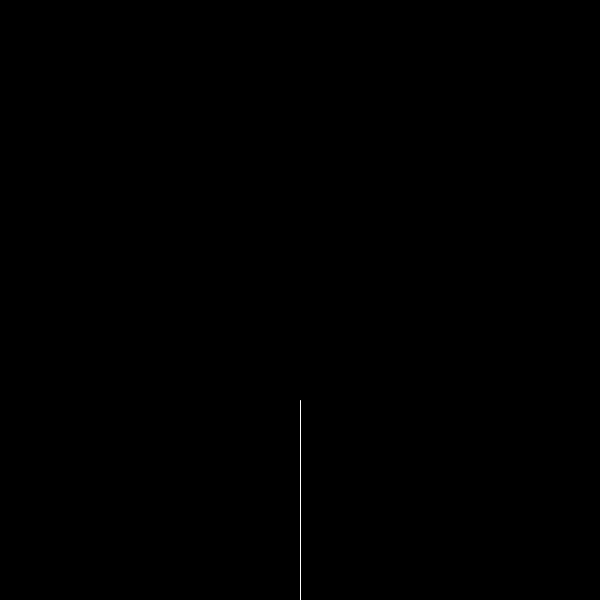
Frame 1 (no input)
Frame 60 (the mouse pressed at the canvas centre just before this capture): identical to frame 1, image omitted
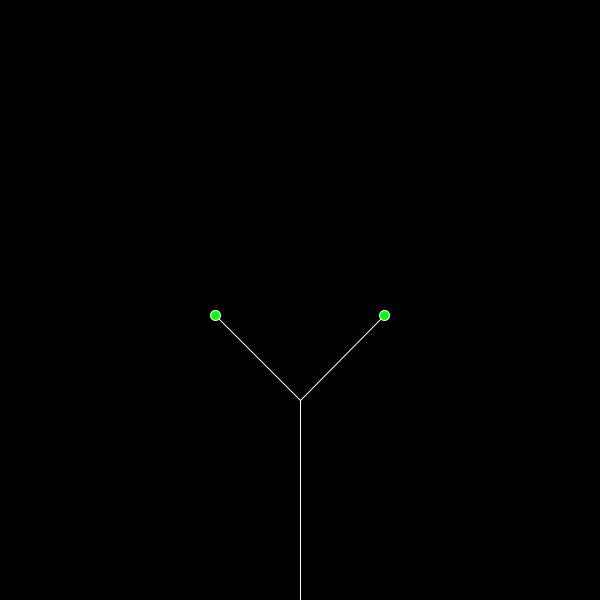
Frame 120 (the mouse held since frame 60 and released just before this capture)

The Processing sketch that drew these frames (run headless with seeded random() and noise(); from frame 60 on, the mouse is pressed at the canvas centre):

// Processing sketch: TreeObject
// ── TreeObject.pde
ArrayList<Branch> tree=new ArrayList<Branch>();
ArrayList<PVector> leaves=new ArrayList<PVector>();
void setup() {
  size(600,600);
  PVector a=new PVector(width/2,height);
  PVector b=new PVector(width/2,height-200);
  tree.add(new Branch(a,b));
 
} 

void mousePressed() {
  for(int  i=tree.size()-1;i>=0;i--) {
    if(!tree.get(i).branched) {
      Branch right=tree.get(i).branchRight();
      Branch left=tree.get(i).branchLeft();
      tree.add(right);
      tree.add(left);
      leaves.add(right.end);
      leaves.add(left.end);
    }
    tree.get(i).branched=true;
  } 
} 


void draw() {
  background(0);
  for(int i=0;i<tree.size();i++) {
    tree.get(i).show();
  }
 
  for(int i=0;i<leaves.size();i++) {
    fill(0,255,0);
    ellipse(leaves.get(i).x,leaves.get(i).y,10,10);
  } 

  
} 
// ── Branch.pde
class Branch {
  PVector start;
  PVector end;
  boolean branched=false;
  
  Branch(PVector _start,PVector  _end) {
    start=_start;
    end=_end;
    
  } 
  void show() {
    stroke(255);
    noFill();
    line(start.x,start.y,end.x,end.y);
    
  } 
  Branch branchRight() {
   
    PVector dir=PVector.sub(end,start);
    dir.rotate(PI/4);
    dir.mult(0.6);
    PVector newEnd=PVector.add(end,dir);
    Branch right=new Branch(end,newEnd);
    return right;
    
  } 
   Branch branchLeft() {
    PVector dir=PVector.sub(end,start);
    dir.rotate(-PI/4);
    dir.mult(0.6);
    PVector newEnd=PVector.add(end,dir);
    Branch left=new Branch(end,newEnd);
    return left;
    
  } 
  
  
} 
